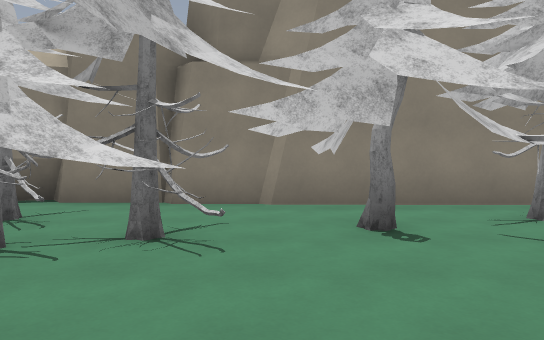
[1] (above)

24 first-person views from a walk through a Godot game level. The camera is 1.5 m above the floor, tilts 2° down and sees 70° across. The floor is counted in squares, 2 m on a side. Each view is taken from the middle of a square. On the plan, view 1 faces up. The plan holds only what a view shows up to about 12 squares ahead; the rest is blank. The place goes on beyond the plan. Surface patterns are stand-ins for the level's own textures.

[2]
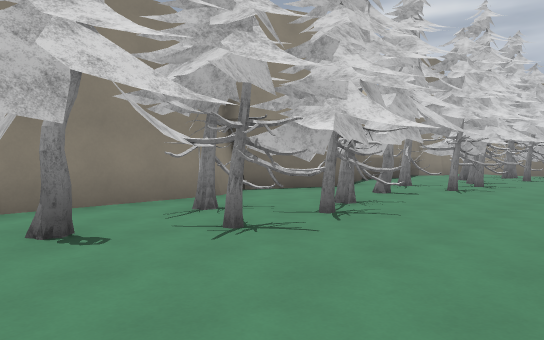

[3]
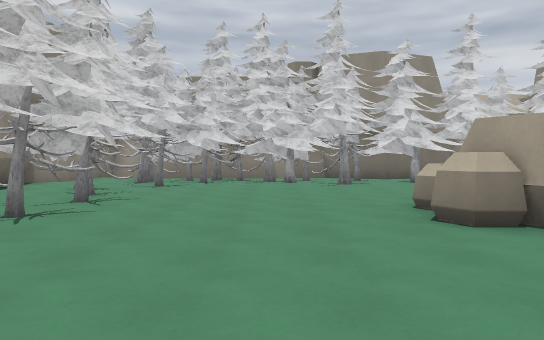

[4]
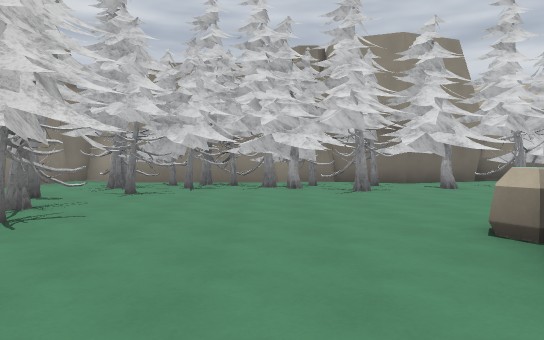

[5]
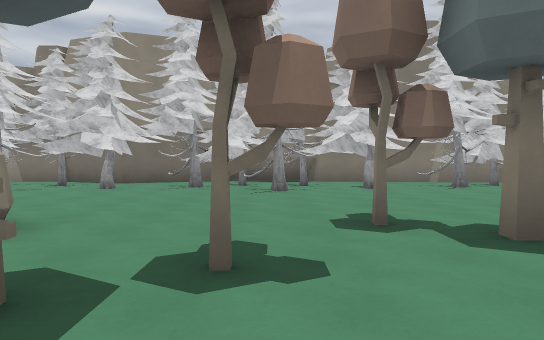

[6]
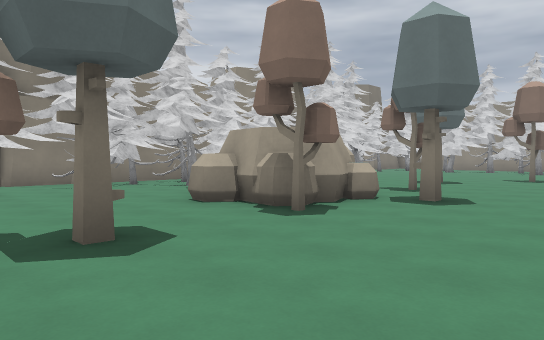

[7]
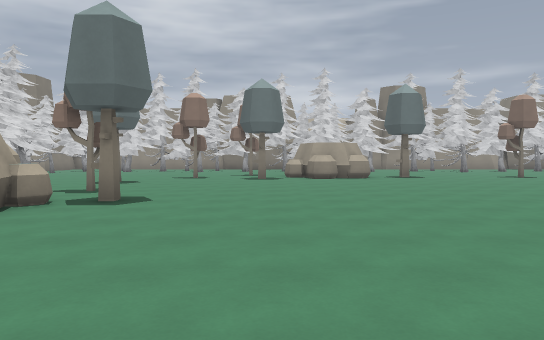

[8]
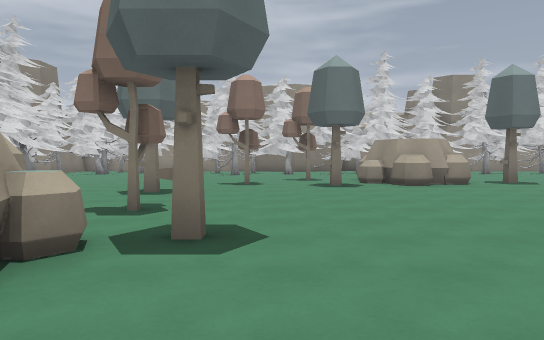

[9]
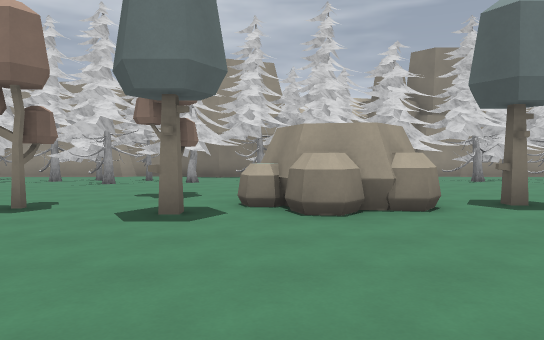

[10]
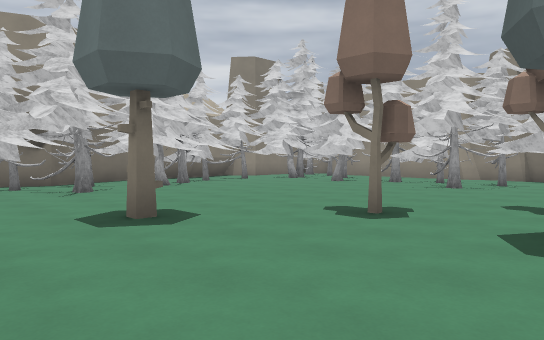

[11]
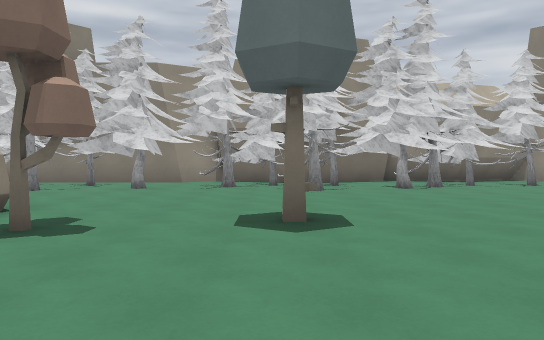

[12]
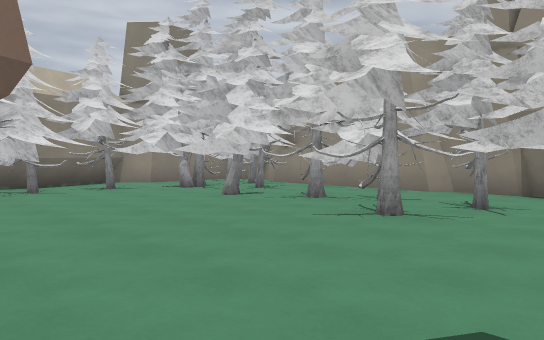

[13]
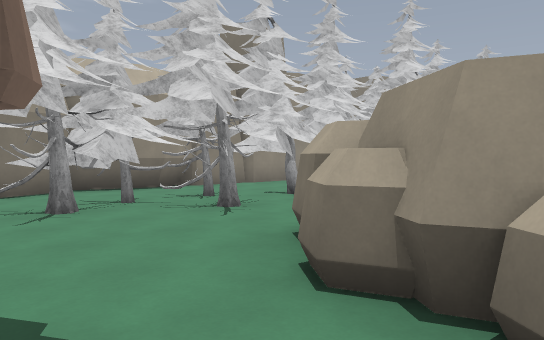

[14]
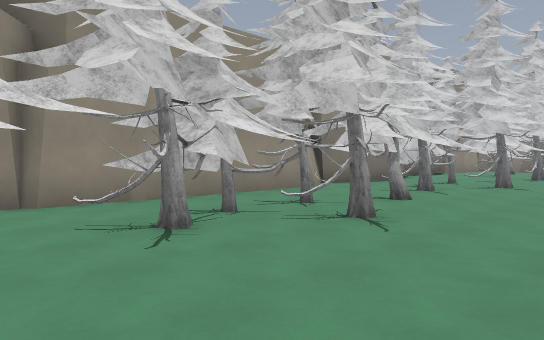

[15]
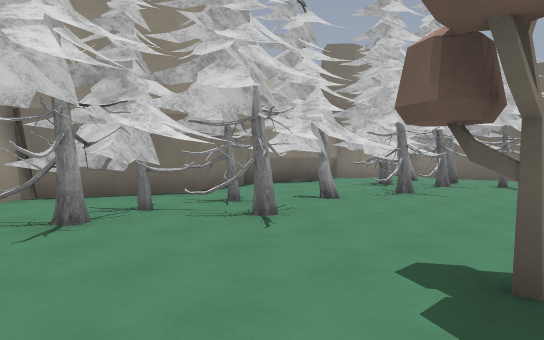

[16]
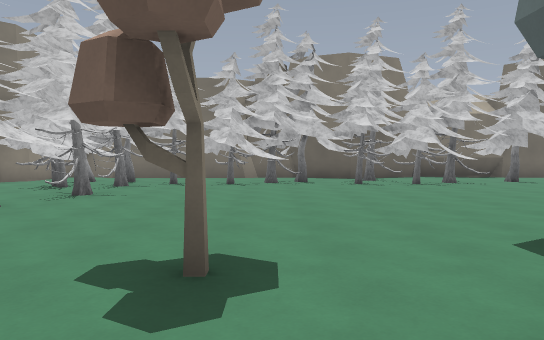

[17]
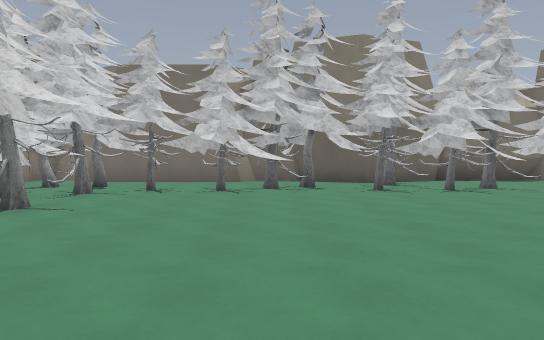

[18]
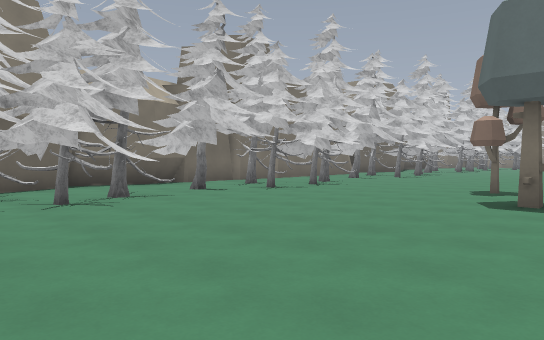

[19]
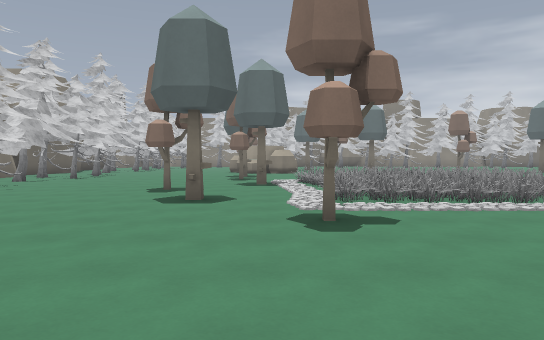

[20]
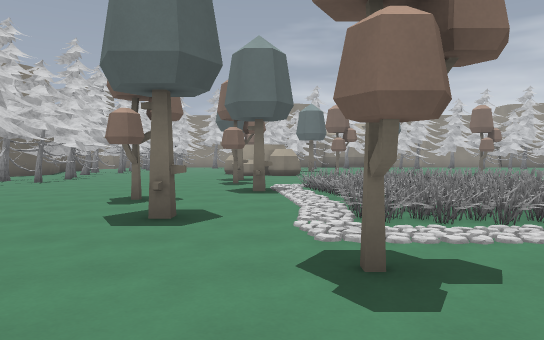

[21]
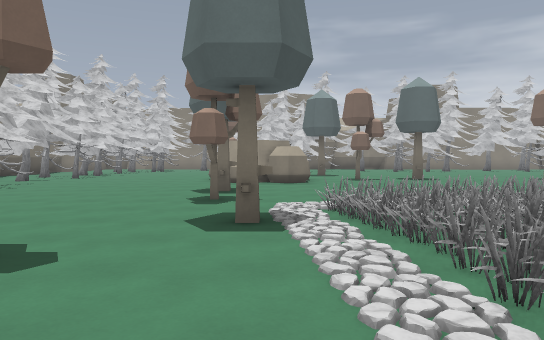

[22]
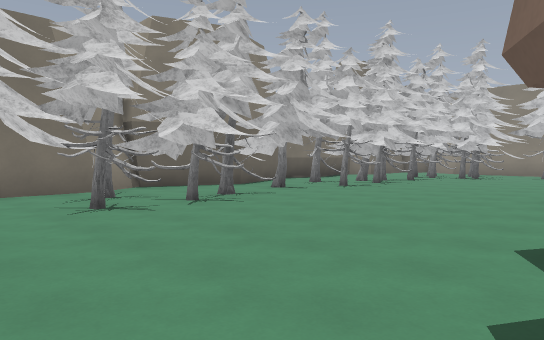

[23]
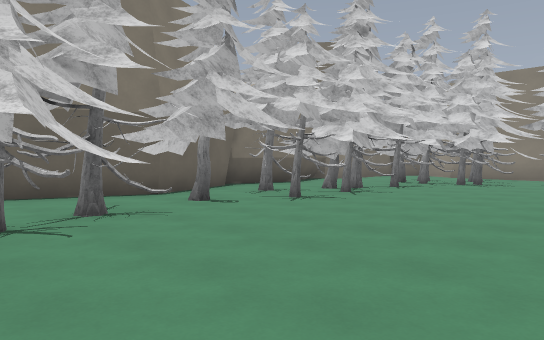

[24]
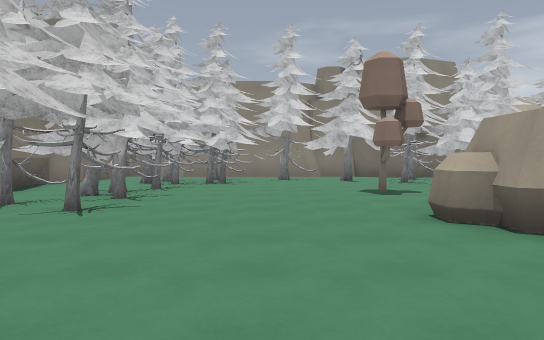

### Floor plan
Key: @ floor where view 1 was taken; # wall or solid block; . floor; = window, fence, low wall or low ledge; ^ raised ledge; T pine tree; O other object.
Columns run from 20 left of view 1 to 18 right of it. Each row starts with its distance up from view 1.
  7                 #####    ##
  6      #          #...###########  ####
  5     TTTTTTTT     T...TTTT  TTTT TT.
  4 # TTTTTTTTTTTTO T#.T.TTTTTTTTTTTTTTTT#
  3 #TTTTT....TTTT    TT...TTTT..TTTT.TTTT
  2 #TTT.......       ................TTT#
  1 # TTT......          ..............TT#
  0 # TTT...#.          @ ... .........TT##
 -1 #TTT......                ........TTTT#
 -2 #.T.T....                 ...#.....TTT#
 -3 #.......##                  ###....TT##
 -4 ##T......#    ....            #....T.##
 -5 #........###......            #.......#
 -6 #.TT.............           .......TT.#
 -7 #..TT............           #.......T.#
 -8 ##TTT........             . .#....TTT.#
 -9 # TT........              . .......TT.#
-10   T........====            ........T..#
-11   T........=^^===       ...........T..#
-12   TT.......==^^^=       ...........T#.#
-13   TTT...#..==^^^=      .......###..TT.#
-14  TTT.......==^^^      ........###.TTTT
-15 # T.T....#.=^=^^      ........## ..TT#
-16 # T........====      ........#.#...TT#
-17 # T............     ...............TT##
-18  #TT.......#..      ..........#.....T##
-19  #TTT........      ................TTT#
-20 ##TT.........     .............#..TTT##
-21 ##T.T......       .................TT##
-22 #.T..........        ...#.#........TT##
-23 #..T.........       .#.###...#.....TT #
-24 #.TT......... .     ... ##.........TTT#
-25 #..TT.......#.    ....  #.. .......TTT#
-26 #..T.................. .............TT#
-27 #..TT..T...T.....T......T.....T..T..TT#
-28 #.TTT##T.TTT.TTTTT.T.TTTT.T.TTT.TTTTTT#
-29 #.TTTT....TTTT..TTTT...TTTT..TTTT..TT##
-30 #.T..T....T.T....TT....T.T. .T.T..TTT
-31 #........##...............# .......TT
-32   ######################### ########

Where each view was taken, in squares from view 1:
view 1: 0 up, 0 right, facing up
view 2: 0 up, 0 right, facing up-right
view 3: 0 up, 4 right, facing right
view 4: 0 up, 6 right, facing right
view 5: 8 down, 6 right, facing right
view 6: 9 down, 6 right, facing down-right
view 7: 9 down, 6 right, facing down
view 8: 12 down, 8 right, facing down
view 9: 17 down, 5 right, facing down
view 10: 18 down, 6 right, facing down-right
view 11: 20 down, 6 right, facing right
view 12: 23 down, 7 right, facing down-right
view 13: 23 down, 7 right, facing down-left
view 14: 25 down, 1 right, facing down-left
view 15: 24 down, 6 left, facing down-left
view 16: 24 down, 6 left, facing left
view 17: 24 down, 8 left, facing left
view 18: 22 down, 10 left, facing up-left
view 19: 22 down, 10 left, facing up
view 20: 20 down, 10 left, facing up
view 21: 16 down, 10 left, facing up
view 22: 11 down, 11 left, facing up-left
view 23: 8 down, 12 left, facing up-left
view 24: 8 down, 14 left, facing up
